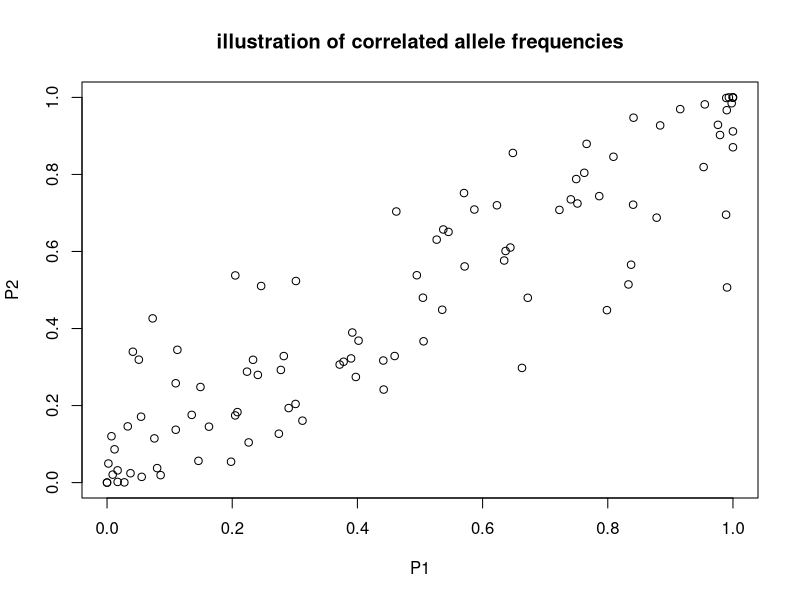

Write the R code that produced this figure.
## ---- chunk 1

# Original code to sample haploid genotypes

#' @param n number of samples
#' @param p a vector of allele frequencies
r_haploid_genotypes = function(n,p){
  R = length(p)
  x = matrix(nrow = n, ncol=R)
  for(i in 1:n){
    x[i,] = rbinom(R,rep(1,R),p)
  }
  return(x)
}

# code to sample from a simple genetic mixture model

#' @param n number of samples
#' @param P a 2 by R matrix of allele frequencies
#' @param w a w-vector of component prior probabilities
r_simplemix = function(n,P,w=c(0.5,0.5)){
  R = ncol(P) # number of loci
  z = rep(0,n) # used to store population of origin of each individual
  x = matrix(nrow = n, ncol=R) #used to store genotypes
  
  for(i in 1:n){
    z[i] = sample(1:2, size=1, prob=w)
    x[i,] = r_haploid_genotypes(1,P[z[i],])
  }
  return(list(x=x,z=z))
}


#' Compute the likelihood for allele frequences p given genotype data x
#' @param p an R vector of allele frequencies
#' @param x an R vector of genotypes
likelihood = function(p,x){
  return(prod(p^x*(1-p)^(1-x)))
}

#' normalize a vector, x, so it's elements sum to 1
#' @param x a vector
normalize = function(x){x/sum(x)}

#' Compute posterior assignment probabilities
#' @param x an n by R matrix of genotypes
#' @param P a 2 by R matrix of allele frequencies
#' @param w a 2-vector of prior probabilities
posterior_prob_assignment=function(x,P,w){
  n = nrow(x)
  K = length(w)
  post = matrix(nrow=n, ncol=K) # to store the posterior probabilities
  lik = rep(0,K) # a vector to store the likelihoods
  for(i in 1:n){
    for(k in 1:K){
      lik[k] = likelihood(P[k,],x[i,])
    }
    post[i,] = normalize(lik*w)
  }
  return(post)
}

#' Compute the posterior parameters for allele frequencies given genotypes 
#' and population labels
#' @param x an n by R matrix of genotypes
#' @param z an n vector of population assignments
#' @param a a 2-vector of prior parameters
posterior_param_allele_frequencies=function(x,z,a){
 K = 2
 R = ncol(x)
 post_param = array(dim=c(2,K,R))
 for(k in 1:K){
   for(r in 1:R){
     number_of_ones = sum(x[z==k,r]) #number of 1s observed at locus r in population k
     total = sum(z==k) # how many individuals in population k
     post_param[,k,r] = a + c(number_of_ones, total - number_of_ones)
   }
 }
 return(post_param)
}

#' Simulate new values for the population assignments from their full conditional distribution
#' @param x an n by R matrix of genotypes
#' @param P a 2 by R matrix of allele frequencies
#' @param w a 2-vector of prior probabilities
newZ_gibbs <- function(x, P, w) {
    K <- nrow(P)
    n <- nrow(x)
    
    # get the full conditionals
    zprobs <- posterior_prob_assignment(x, P, w)  # makes a matrix of probabilities
    
    newZ <- rep(NA, n)
    
    for (i in 1:n) {
      newZ[i] <- sample(1:K, size = 1, prob = zprobs[i,])   # simulate new Z's from the zprobs
    }
    
    newZ
}


#' Simulate new values for the allele frequencies 
#' @param x an n by R matrix of genotypes
#' @param z an n vector of population assignments
#' @param a a 2-vector of prior parameters
newP_gibbs <- function(x,z,a = c(1,1)) {
  
  # compute the beta parameters for the full conditionals of P
  p_params <- posterior_param_allele_frequencies(x, z, a)
  
  R <- ncol(x)  # number of loci
  K <- 2

  # prepare a matrix for output
  newP <- matrix(nrow = 2, ncol = R)
  
  # simulate beta random variables to fill the P matrix
  for(r in 1:R) {
    for(k in 1:K) {
    
    # get the beta parameters for population k
    par1 <- p_params[1,k,r]
    par2 <- p_params[2,k,r]
    
    # simulate a new value from a beta distribution
    newP[k,r] <- rbeta(1, par1, par2)
    }
  }
  
  newP
}


# do mcmc by Gibbs sampling for Z and P
#' @param x an n by R matrix of genotypes
#' @param a a 2-vector of prior parameters for the allele frequencies
#' @param w a 2-vector of mixing proportions assumed to be (0.5, 0.5)
#' @param nIter the number of sweeps (updates of both Z and P) of the chain to perform
mcmc_gibbs_Z_and_P <- function(
  x, 
  a = c(1, 1), 
  w=c(0.5, 0.5), 
  nIter = 500
) {
  
  n <- nrow(x)
  R <- ncol(x)
  K <- 2
  
  # we need to have an initial value for the Z's.  Just sample it, randomly from w
  z <- sample(1:2, size = n, replace = TRUE, prob = w)
  
  # cycle over the sweeps
  for (rep in 1:nIter) {
    
    # Gibbs update for P
    P <- newP_gibbs(x, z, a)
    
    # Gibbs update for z
    z <- newZ_gibbs(x, P, w)
    
    # For now, just print the current values
    # print z
    print(paste("Z: rep =", rep))
    print(z)
    
    # print P
    print(paste("P: rep =", rep))
    print(P)
  }
}
## ---- chunk 2
set.seed(1001)
R = 100
m = runif(R)
N = 10
P1 = rbeta(R, m*N, (1-m)*N)
P2 = rbeta(R, m*N, (1-m)*N)
plot(P1,P2,main="illustration of correlated allele frequencies")
